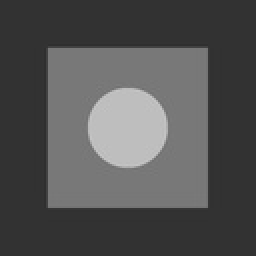
%> input picture image_test.jpg, 128 x 128 px, shrunk from 640 x 640 before the run (shown 2 times larger)
$ octave geometric_mean_filter_pertemuan17.m   (GNU Octave 9; MATLAB toolbox functions it lacks are replaced by stand-ins)
%> lines starting %> are read from the running program, lines starting %| are printed output that depends on the picture
### fungsi_geometric.m
function y = fungsi_geometric(x)
bad = find(x==0);
newx = x;
newx(bad) = 1;

newx = power(newx, (1/prod(size(x))));
y = prod(newx(:));

### geometric_mean_filter_pertemuan17.m
% Geometric Mean Filter
% dapat digunakan untuk noise gaussian dan noise salt and pepper
clc;
clear;
close;
% Aritmatic Mean Filter
Image = imread('image_test.jpg');
%> Image is the input picture: size 128x128 uint8; min 47, max 199, mean 82.8

% Gaussian Noise
mu = 0;
sigma = 0.05; % untuk standar deviasi
gauss_noise = random('Normal', mu, sigma, size(Image)); % untuk mendapatkan noise
img_gauss = im2double(Image) + gauss_noise;
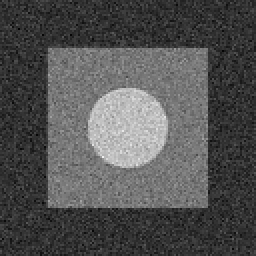
%> img_gauss: size 128x128 double (shown 2 times larger); min 0.00794, max 0.944, mean 0.324
img_gauss = im2uint8(img_gauss);
%> img_gauss: size 128x128 uint8

img_geo = uint8(nlfilter(double(img_gauss), [3 3], @fungsi_geometric));
%> in fungsi_geometric, `bad = find(x==0);`: bad = []
%> in fungsi_geometric, `newx = x;`: newx = [1 1 1; 1 1 1; 1 1 1]
%> in fungsi_geometric, `y = prod(newx(:));`: y = 1
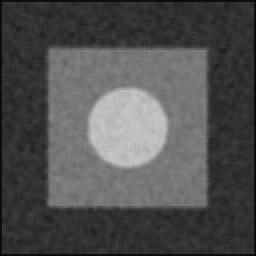
%> img_geo: size 128x128 uint8 (shown 2 times larger); min 5, max 201, mean 80.1

figure,
subplot(2,3,1), imshow(Image), title('Original Image');
subplot(2,3,2), imshow(img_gauss), title('Gauss Noise Image');
subplot(2,3,3), imshow(img_geo), title('Restoration Geometric mean filter Image');
subplot(2,3,4), imhist(Image), title('Original Histogram');
subplot(2,3,5), imhist(img_gauss), title('Gauss Noise Histogram');
subplot(2,3,6), imhist(img_geo), title('Restoration Geometric mean filter Histogram');
%> after `title('Restoration Geometric mean filter Histogram')`:
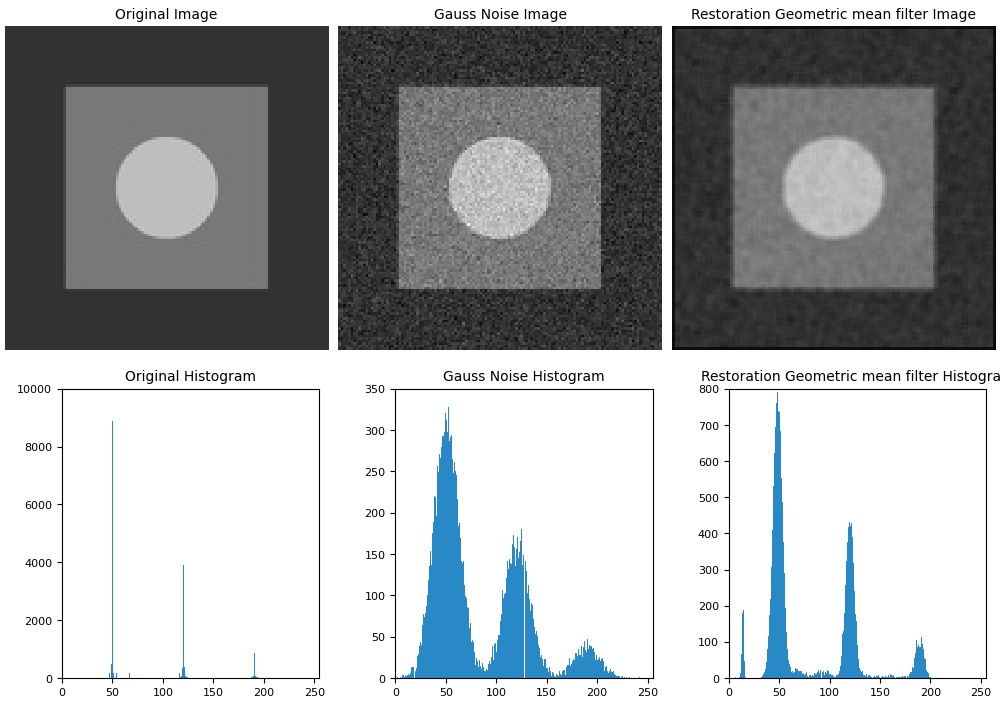
%> figure redrawn from the program's plot data, 6 panels
